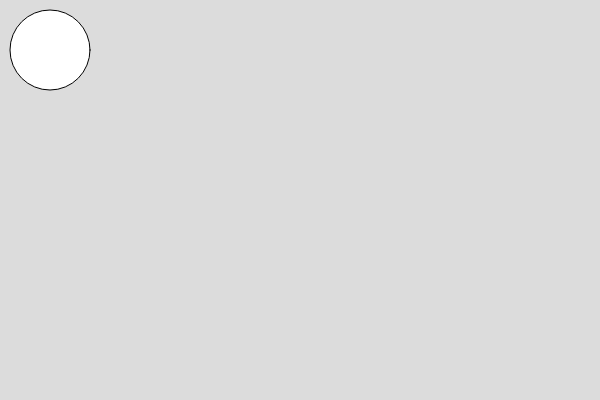
Frame 1 (no input)
Frame 60 (no input): identical to frame 1, image omitted
Frame 120 (the mouse pressed at the canvas centre since frame 60): identical to frame 1, image omitted

The p5.js sketch that drew this single still picture (run headless with seeded random() and noise() and a simulated clock; from frame 60 on, the mouse is pressed at the canvas centre):

// p5.js sketch
// ── sketch.js
function setup() {
  createCanvas(600, 400);
}

function draw() {
  background(220);
  ellipse(50,50,80,80);
}
